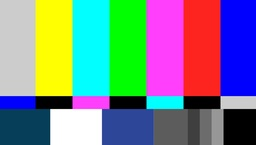
#> input picture SW/tvpatt.jpg, 256 x 145 px, shrunk from 1000 x 566 before the run
$ python rgbtohsv.py
#> lines starting #> are read from the running program, lines starting #| are printed output that depends on the picture
import numpy as np
import cv2


# [86 lines left out: functions rgbtohsvpaper, rgbtohsvopen, not called in this run]


def rgbtohsvvhdl(img):
    B,G,R = cv2.split(img)
    H,S,V = cv2.split(np.copy(img))

    for r in range(img.shape[0]):
        for c in range(img.shape[1]):
            gg = G[r,c]
            bb = B[r,c]
            rr = R[r,c]

            pixel =  np.array([B[r,c],G[r,c],R[r,c]])
            print("Pix: ", pixel)

            #Max Value
            if rr>=bb:
                if rr>=gg:
                    maxi=rr
                else:
                    maxi=gg
            else:
                if gg>=bb:
                    maxi=gg
                else:
                    maxi=bb

            #Min Value
            if rr<gg:
                if rr<bb:
                    mini = rr
                else:
                    mini = bb
            else:
                if gg<bb:
                    mini = gg
                else:
                    mini = bb

            V[r,c]= maxi
            diff = maxi-mini
            if maxi!=0:
                S[r,c]= (diff*255)/maxi
            else:
                S[r,c]= 0
            print("Max: ",maxi,"Min:",mini)
            print("Diff:", diff)


            gmb = gg-bb
            bmg = bb-gg
            bmr = bb-rr
            rmb = rr-bb
            rmg = rr-gg
            gmr = gg-rr

            print(gmb,bmg,bmr,rmb,rmg,gmr)


            gmb60=gmb.astype(np.uint16)*60
            bmg60=bmg.astype(np.uint16)*60
            bmr60=bmr.astype(np.uint16)*60
            rmb60=rmb.astype(np.uint16)*60
            rmg60=rmg.astype(np.uint16)*60
            gmr60=gmr.astype(np.uint16)*60


            if diff==0:
                fdiff = 1
            else:
                fdiff=diff

            gmbdiv=np.uint64(gmb60/fdiff)
            bmgdiv=np.uint64(bmg60/fdiff)
            bmrdiv=np.uint64(bmr60/fdiff)
            rmbdiv=np.uint64(rmb60/fdiff)
            rmgdiv=np.uint64(rmg60/fdiff)
            gmrdiv=np.uint64(gmr60/fdiff)

            print(gmbdiv,
                  bmgdiv,
                  bmrdiv,
                  rmbdiv,
                  rmgdiv,
                  gmrdiv)

            S0sum=np.uint16(gmbdiv)
            S1sum=np.uint16(360-bmgdiv)
            S2sum=np.uint16(bmrdiv+120)
            S3sum=np.uint16(-120-rmbdiv)
            S4sum=np.uint16(rmgdiv+240)
            S5sum=np.uint16(240-gmrdiv)

            print(S0sum,
                  S1sum,
                  S2sum,
                  S3sum,
                  S4sum,
                  S5sum)

            if maxi == rr:
                if gg>bb:
                    s=0
                else:
                    s=1
            elif maxi == gg:
                if bb>rr:
                    s=2
                else:
                    s=3
            elif maxi == bb:
                if rr>gg:
                    s=4
                else:
                    s=5

            print("sel", s)

            if diff == 0:
                H[r,c] = 0
            else:
                if s==0:
                    H[r,c] = np.uint8(S0sum/2)
                elif s==1:
                    H[r,c] = np.uint8(S1sum/2)
                elif s==2:
                    H[r,c] = np.uint8(S2sum/2)
                elif s==3:
                    H[r,c] = np.uint8(S3sum/2)
                elif s==4:
                    H[r,c] = np.uint8(S4sum/2)
                elif s==5:
                    H[r,c] = np.uint8(S5sum/2)

            px1 = np.array([H[r,c],S[r,c],V[r,c]])
            print("HSV man: ",px1)
            px2 = cv2.cvtColor(np.array([[pixel]]), cv2.COLOR_BGR2HSV)
            print("HSV auto: ", px2)
            dife = px2.astype(int)-px1.astype(int)
            if np.sum(dife)>3:
                print("dife: " , (px2-px1))
                input()
    return H,S,V

img = cv2.imread("tvpatt.jpg")
#> img is the input picture: shape (145, 256, 3); mean B, G, R 137.6, 134.1, 120
hsv = cv2.cvtColor(img,cv2.COLOR_BGR2HSV)
#> hsv: shape (145, 256, 3); mean H, S, V 65.9, 171.5, 206.5
h,s,v = cv2.split(hsv)
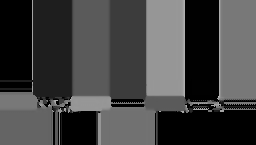
#> h: shape (145, 256); min 0, max 179, mean 65.9
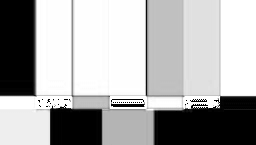
#> s: shape (145, 256); min 0, max 255, mean 171.5
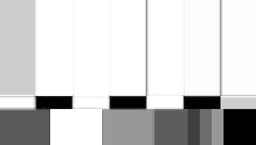
#> v: shape (145, 256); min 0, max 255, mean 206.5
H,S,V = rgbtohsvvhdl(img)
#> in rgbtohsvvhdl, `B,G,R = cv2.split(img)`:
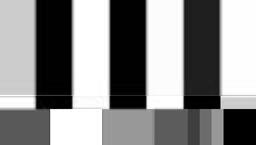
#> B: shape (145, 256); min 0, max 255, mean 137.6
#> in rgbtohsvvhdl, `B,G,R = cv2.split(img)`:
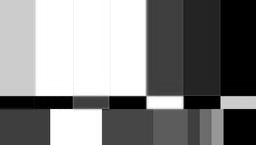
#> G: shape (145, 256); min 0, max 255, mean 134.1
#> in rgbtohsvvhdl, `B,G,R = cv2.split(img)`:
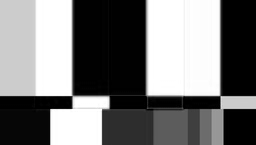
#> R: shape (145, 256); min 0, max 255, mean 120
#> after the loop in rgbtohsvvhdl, `for r in range(img.shape[0]):`:
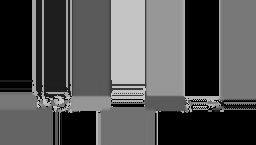
#> H: shape (145, 256); min 0, max 196, mean 83.2
